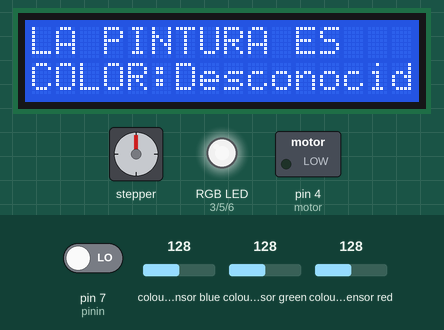
Simulated run of this sketch. Board: Arduino Mega 2560, built with avr-gcc and run on an emulated ATmega2560. On the bench: 16×2 character LCD, stepper motor, switched loads named in the sketch (green lamp = pin HIGH), an RGB LED mixed from three pins (HIGH = lit). Inputs (shaded band) come from the test bench; at power-on: pin 7 (pinin) LOW, colour sensor blue 128, colour sensor green 128, colour sensor red 128. Stepper angles assume 200 steps per turn; what the sketch prints to the serial monitor is not drawn.

Above: at 1.3 s.
1.4 s: pin 7 (pinin) driven HIGH
At 3.0 s:
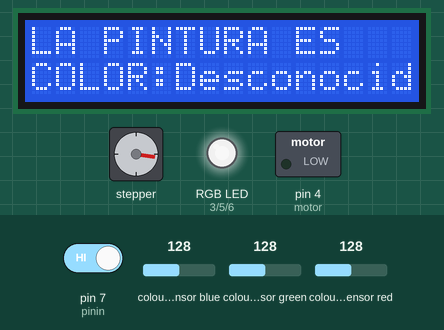
At 4.1 s:
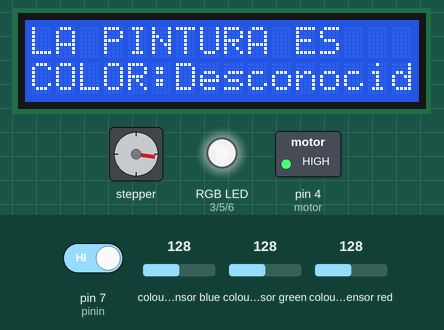
Timing chart, 0 to 18.8 s (numbered marks = the images above; inputs shaded):
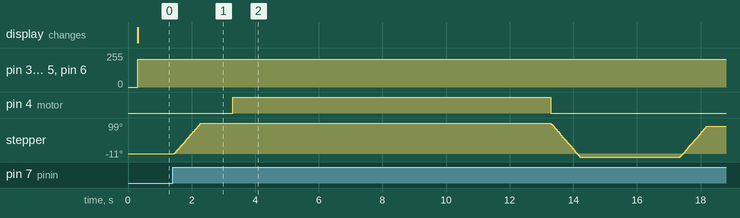

Measured:
- after the input at 1.4 s, pin 4 (motor): LOW → HIGH after 1.9 s, → LOW 10.0 s later; stepper: turns 99° clockwise in 0.82 s, then 110° counter-clockwise in 0.91 s, then 99° clockwise in 0.82 s

The sketch:

sketch_nov19a.ino
```cpp
#include <Wire.h>
#include "Adafruit_TCS34725.h"
#include <LiquidCrystal_I2C.h>
#include <Stepper.h> //Importamos la librería para controlar motores paso a paso
int pinin=7;
int motor=4;
int estado=0;
// Ponemos nombre al motor, el número de pasos y los pins de control
Stepper MotorPasos1(200, 8, 9, 10, 11);


LiquidCrystal_I2C lcd(0x27, 16, 2);

#define redpin 3
#define greenpin 5
#define bluepin 6

#define commonAnode true

byte gammatable[256];

Adafruit_TCS34725 tcs = Adafruit_TCS34725(TCS34725_INTEGRATIONTIME_50MS, TCS34725_GAIN_4X);

void setup() {
  Serial.begin(9600);
  MotorPasos1.setSpeed(20);
  pinMode(pinin, INPUT);
  pinMode(motor, OUTPUT);
  digitalWrite(motor, LOW);

  lcd.init();
  lcd.backlight();
  if (tcs.begin()) {

  } else {
    Serial.println("No TCS34725 found ... check your connections");
    while (1);
  }

  pinMode(redpin, OUTPUT);
  pinMode(greenpin, OUTPUT);
  pinMode(bluepin, OUTPUT);

  for (int i = 0; i < 256; i++) {
    float x = i;
    x /= 255;
    x = pow(x, 2.5);
    x *= 255;

    if (commonAnode) {
      gammatable[i] = 255 - x;
    } else {
      gammatable[i] = x;
    }
  }
}

void loop() {
  float red, green, blue;

  tcs.setInterrupt(false);
  delay(60);
  tcs.getRGB(&red, &green, &blue);
  tcs.setInterrupt(true);

  Serial.print("R:\t"); Serial.print(int(red));
  Serial.print("\tG:\t"); Serial.print(int(green));
  Serial.print("\tB:\t"); Serial.print(int(blue));
  lcd.clear();
  lcd.setCursor(0, 0);
  lcd.print("LA PINTURA ES ");
  lcd.setCursor(0, 1);
  lcd.print("COLOR:");

  if (detectarColor(red, green, blue, 110, 86, 41, 3, "Amarillo")) {
    lcd.print("Amarillo");
  } else if (detectarColor(red, green, blue, 65, 81, 92, 3, "Azul")) {
    lcd.print("Azul");
  } else if (detectarColor(red, green, blue, 78, 102, 70, 3, "Verde Claro")) {
   lcd.print("Verde Claro");
  } else if (detectarColor(red, green, blue, 76, 89, 70, 3, "Verde Oscuro")) {
    lcd.print("Verde Oscuro");
  } else if (detectarColor(red, green, blue, 92, 75, 63, 3, "Morado Claro")) {
    lcd.print("Morado Claro");
  } else if (detectarColor(red, green, blue, 85, 90, 79, 3, "Morado Oscuro")) {
    lcd.print("Morado Oscuro");
  } else if (detectarColor(red, green, blue, 82, 90, 67, 3, "Negro")) {
    lcd.print("Negro");
  } else if (detectarColor(red, green, blue, 83, 83, 69, 3, "Gris Claro")) {
    lcd.print("Gris Claro");
  } else if (detectarColor(red, green, blue, 80, 87, 62, 3, "Gris Oscuro")) {
    lcd.print("Gris Oscuro");
  } else if (detectarColor(red, green, blue, 84, 60, 52, 3, "Rojo")) {
    lcd.print("Rojo");
  } else if (detectarColor(red, green, blue, 126, 65, 60, 3, "Rosado")) {
    lcd.print("Rosado");
  } else if (detectarColor(red, green, blue, 69, 88, 78, 3, "Turquesa")) {
    lcd.print("Turquesa");
  } else if (detectarColor(red, green, blue, 135, 61, 49, 3, "Naranja Claro")) {
    lcd.print("Naranja Claro");
  } else if (detectarColor(red, green, blue, 134, 61, 50, 3, "Naranja Oscuro")) {
    lcd.print("Naranja Oscuro");
  } else if (detectarColor(red, green, blue, 95, 81, 59, 3, "NO-COLOR")) {
    lcd.print("NO-COLOR");
  } else if (detectarColor(red, green, blue, 85, 85, 66, 3, "Azul")) {
    lcd.print("Cafe");
  } else if (detectarColor(red, green, blue, 79, 85, 76, 3, "Blanco")) {
    lcd.print("Blanco");
  } else {
    lcd.print("Desconocido");
  }

  Serial.print("\n");

  analogWrite(redpin, gammatable[(int)red]);
  analogWrite(greenpin, gammatable[(int)green]);
  analogWrite(bluepin, gammatable[(int)blue]);

  estado=digitalRead(pinin);
  Serial.println(estado);
  if (estado==HIGH)
  {
    MotorPasos1.step(55);
    delay(1000);
    digitalWrite(motor, HIGH);
    delay(10000);
    digitalWrite(motor, LOW);
    MotorPasos1.step(-61);
    delay(3000);
  }
  else {
}
}

bool detectarColor(float r, float g, float b, int pr, int pg, int pb, int tolerancia, const char* nombreColor) {
  if (abs(int(r) - pr) <= tolerancia &&
      abs(int(g) - pg) <= tolerancia &&
      abs(int(b) - pb) <= tolerancia) {
    return true;
  }
  return false;
}
```

main.cpp
```cpp
// Codigo Carro Seguidor - MODO para seguimiento de Linea
// Edwin Fabian Cubides Pulido
// Kevin Johan Gonzales Cely
// Crsitian Andres Pinilla Sarmiento

#include <Arduino.h> // Importacion y Definicion de funciones basicás de plataforma arduino

#include <QTRSensors.h> // Importacion de Libreria para arreglo de sensores QTR8RC
QTRSensors qtr;         // Creacion de Instancia para objeto "qtr"
const uint8_t SensorCount = 8;  // Numero de sensores en el arreglo
uint16_t sensorValues[SensorCount]; // Arreglo para almacenar los valores de los sensores

// Constantes PID

float Kp = 0.005;  // Constante proporcional
float Ki = 0;      // Constante integral
float Kd = 0.0025; // Constante derivativa

// Varialbes para los terminos PID

int P;
int I;
int D;

int lastError = 0;       // Variable para alamacenamiento de ultimo error
boolean onoff = false;   // Variable de estado para encendido y apagado


// Velocidad base y maxima para Motores
const uint8_t maxspeeda = 32;
const uint8_t maxspeedb = 32;
const uint8_t basespeeda = 30;
const uint8_t basespeedb = 30;

// ============================================================
const int LED_CALIB = 17;   // Pin 17 para LED de indicacion de calibrado

const int PWA = 15;  // Pin 15 para señal PWM de motor A
const int PWB = 2;   // Pin 2 para señal PWM de motor B

const int AIN1 = 13; // Pin D13 para control dirección motor A
const int AIN2 = 12; // Pin D12 para control dirección motor A
const int BIN1 = 14; // Pin D14 para control dirección motor B
const int BIN2 = 27; // Pin D27 para control dirección motor B

const int buttoncalibrate = 26; // Pin 26 para calibraciòn
const int buttonstart = 25;  // Pin 25 para inicio

// Función para avanzar con freno controlado

void forward_brake(int posa, int posb) {

  digitalWrite(AIN1, HIGH);
  digitalWrite(AIN2, LOW);

  digitalWrite(BIN1, HIGH);
  digitalWrite(BIN2, LOW);

  analogWrite(PWA, posa);
  analogWrite(PWB, posb);
}

// Función de control PID

void PID_control() {
  uint16_t position = qtr.readLineBlack(sensorValues);
  int error = 3500 - position;

  for (uint8_t i = 0; i < SensorCount; i++)
  {
    Serial.print(sensorValues[i]);
    Serial.print('\t');
  }
  Serial.println(position);

  P = error;
  I = I + error;
  D = error - lastError;
  lastError = error;
  int motorspeed = P*Kp + I*Ki + D*Kd;

  int motorspeeda = basespeeda + motorspeed;
  int motorspeedb = basespeedb - motorspeed;

  if (motorspeeda > maxspeeda) {
    motorspeeda = maxspeeda;
  }

  if (motorspeeda < 0) {
    motorspeeda = 0;
  }
  if (motorspeedb < 0) {
    motorspeedb = 0;
  }
  //Serial.print(motorspeeda);Serial.print(" ");Serial.println(motorspeedb);
  forward_brake(motorspeedb, motorspeeda);
}

// Función de calibración

void calibration() {
  digitalWrite(LED_CALIB, HIGH);
  for (uint16_t i = 0; i < 400; i++)
  {
    qtr.calibrate();
  }
  digitalWrite(LED_CALIB, LOW);
}

// Configuración inicial
void setup() {

 Serial.begin(9600);
 qtr.setTypeRC();
 qtr.setSensorPins((const uint8_t[]){5, 18, 19, 21, 22, 23, 32, 33}, SensorCount);
 qtr.setEmitterPin(4);

 pinMode(PWA, OUTPUT);
 pinMode(PWB, OUTPUT);

 pinMode(AIN1, OUTPUT);
 pinMode(AIN2, OUTPUT);
 pinMode(BIN1, OUTPUT);
 pinMode(BIN2, OUTPUT);

 pinMode(buttoncalibrate, INPUT);
 pinMode(buttonstart, INPUT);

 pinMode(LED_CALIB, OUTPUT);
 delay(500);

 boolean Ok = false;
  while (Ok == false) { //El loop no inicia hasta que se calibren los sensores
    if(digitalRead(buttoncalibrate) == HIGH) {
      calibration(); //Calibracion de sensores QTR por 10Segundos
      Ok = true;
    }
  }
  forward_brake(0, 0);
}

// Loop principal
void loop() {
  if(digitalRead(buttonstart) == HIGH) {
    onoff =! onoff;
    if(onoff = true) {
      delay(1000);    //Delay de inicio
    }
    else {
      delay(50);
    }
  }
  if (onoff == true) {
    PID_control();   // Salto a funcion PID
  }
  else {
    forward_brake(0,0); // Salto a funcion para avance
  }
}
```
